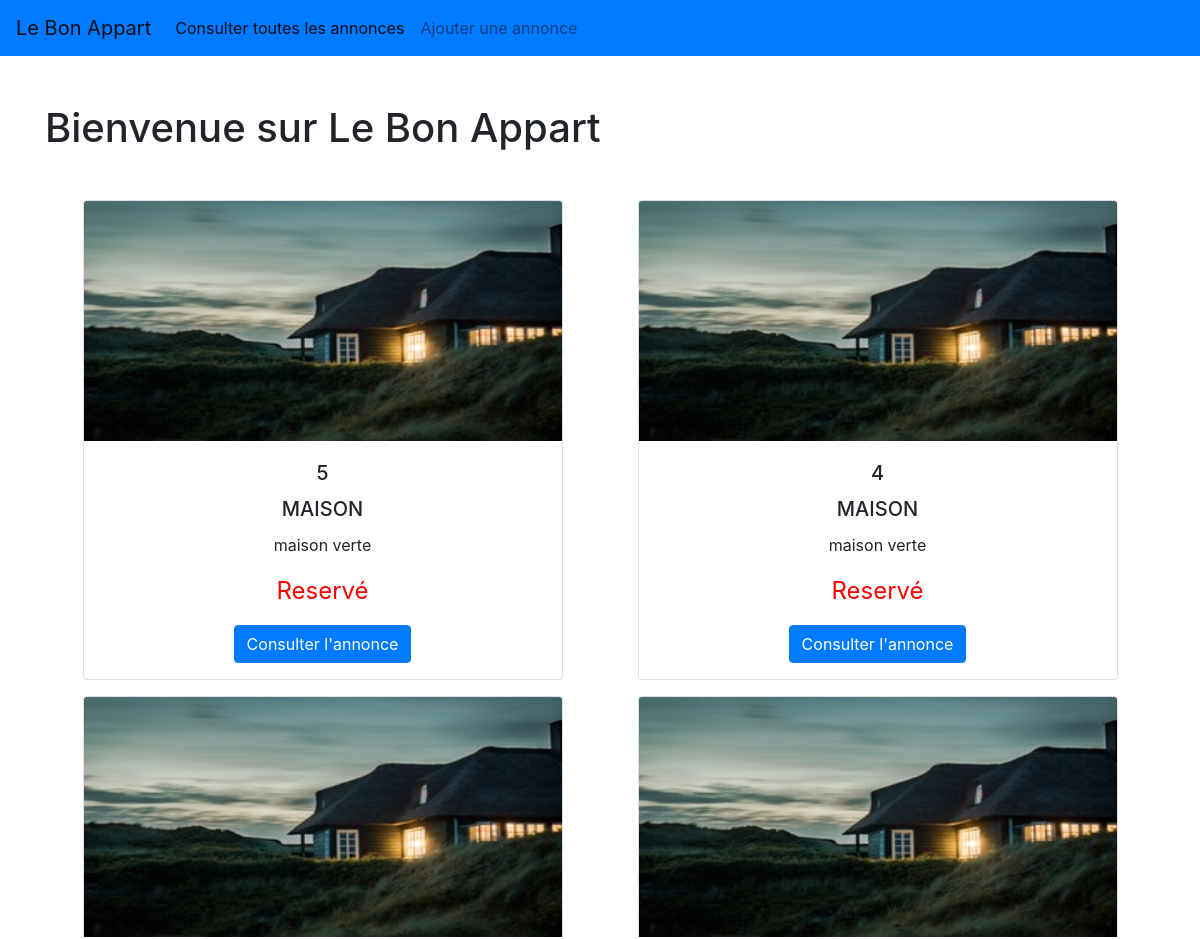
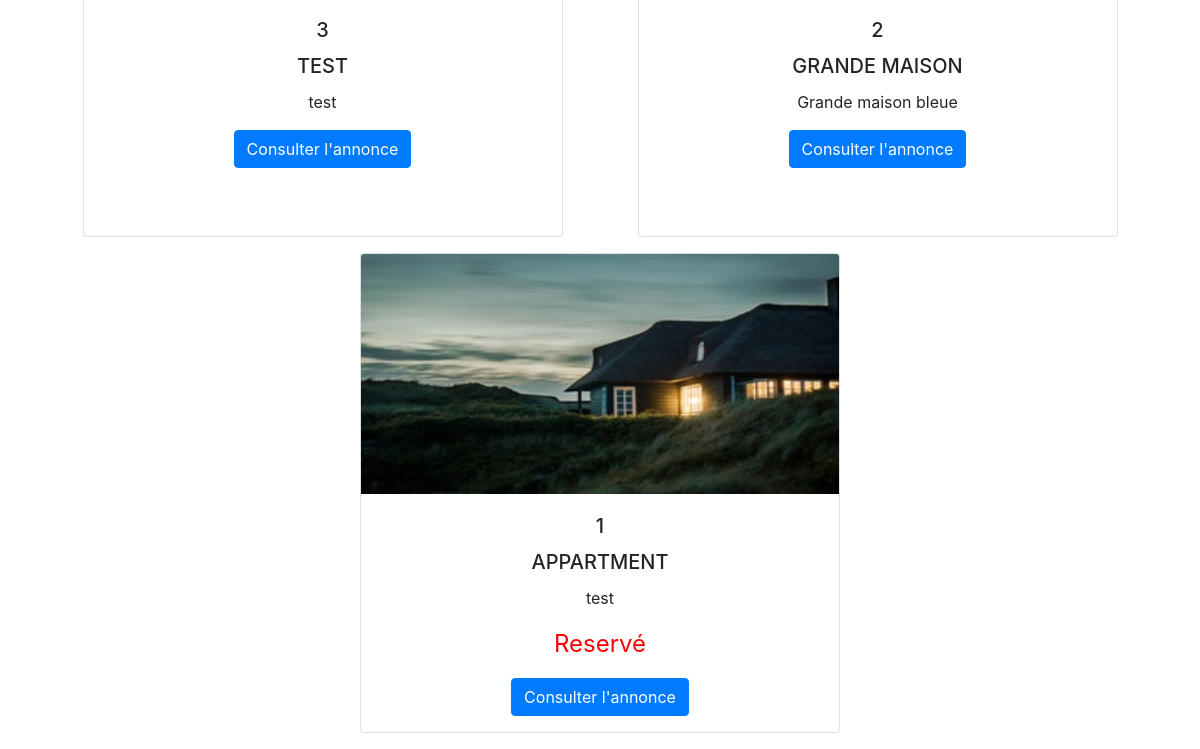
Before: / with the older database file (2 pictures, top to bottom).
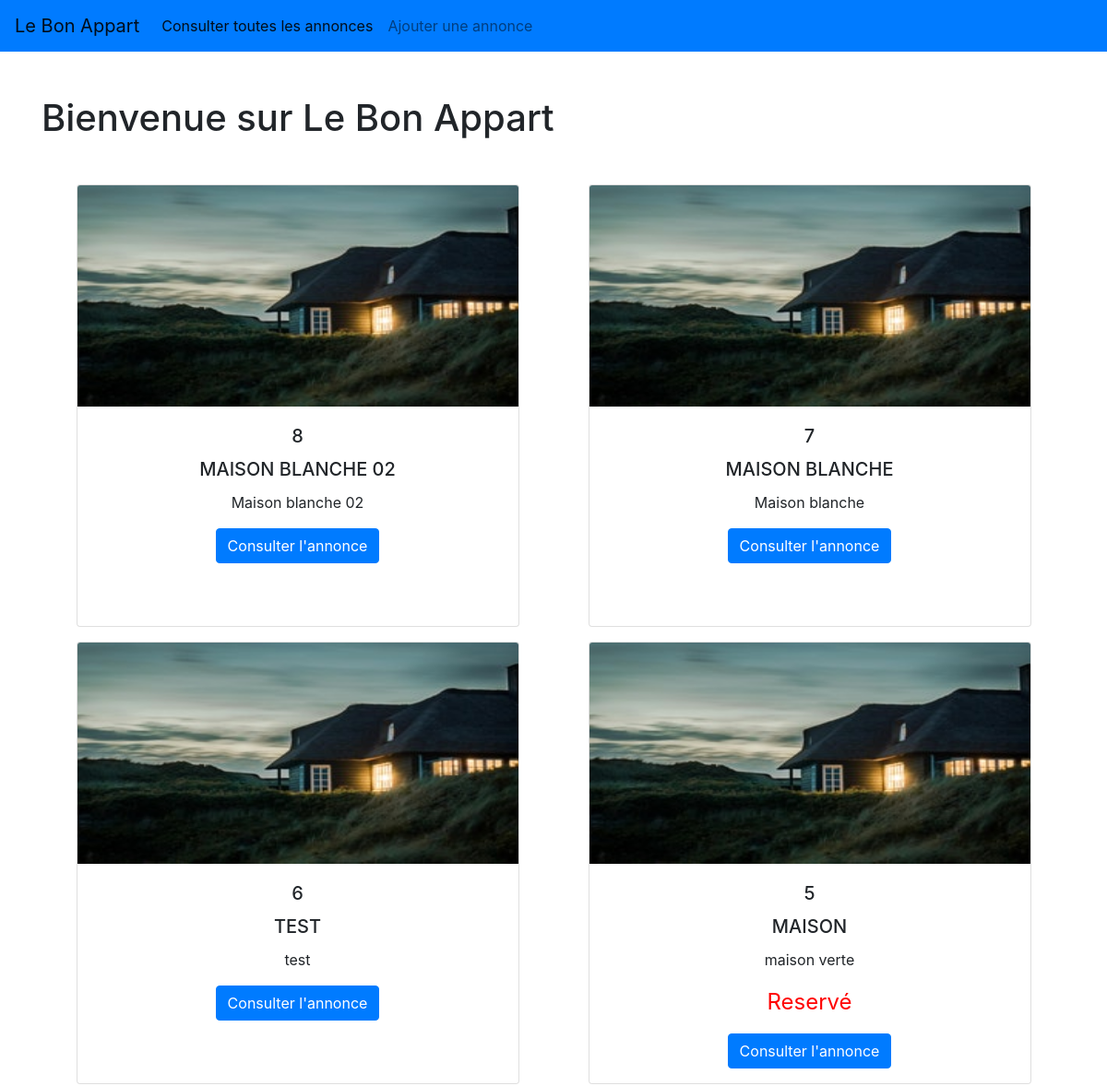
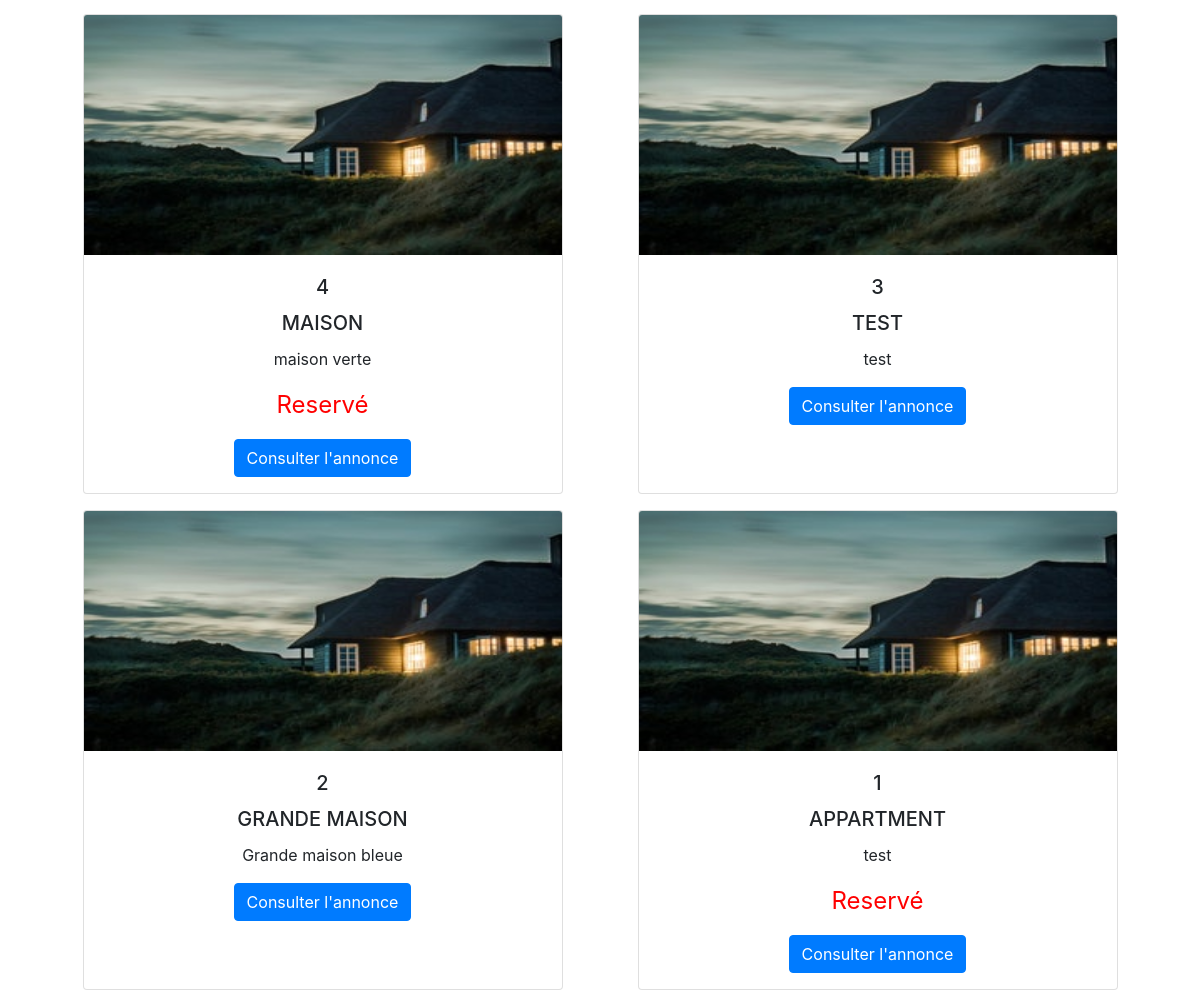
After: the same page with the newer database file (2 pictures, top to bottom).
### tables this page shows
CREATE TABLE `advert` (
  `id` int(11) NOT NULL,
  `title` varchar(50) NOT NULL,
  `description` text NOT NULL,
  `postal_code` int(11) NOT NULL,
  `city` varchar(50) NOT NULL,
  `type` varchar(50) NOT NULL,
  `price` int(11) NOT NULL,
  `reservation_message` varchar(50) DEFAULT NULL,
  `reserved` tinyint(1) NOT NULL
);

### index.php (the view)
<?php
require "inc/init.inc.php";
$requete = $connexion->query("SELECT * FROM advert ORDER BY  id DESC LIMIT 15");
if ($requete) {
    $adverts = $requete->fetchAll(PDO::FETCH_ASSOC);
} else {
    $_SESSION["danger"] = "Erreur lors de la récuperation des produits";
}
include "vues/header.html.php";
?>
<div class="card-row d-flex flex-wrap justify-content-around ">
    <?php foreach ($adverts as $adverts) : ?>
        <div class="card  text-center mb-3 mx-3 " style="height: 30rem; width: 30rem">
            <img class="card-img-top" style="height: 15rem" src="/assets/img/home.jpg" alt="Card image cap">
            <div class="card-body">
                <h5 class="card-title"><?= $adverts["id"] ?></h5>
                <h5 class="card-title"><?= strtoupper($adverts["title"]) ?></h5>
                <p class="card-text"><?= $adverts["description"] ?></p>
                <p class="card-text reserved"><?= $adverts["reserved"] ? 'Reservé' : '' ?> </p>
                <a href="details_advert.php?id=<?= $adverts["id"] ?>" class="btn btn-primary">Consulter l'annonce</a>
            </div>
        </div>
    <?php endforeach ?>
</div>
<?php
include "vues/footer.html.php";

### vues/header.html.php (shortened to what this page needs)
<!DOCTYPE html>
<html lang="fr">
<head>
    <link rel="stylesheet" href="https://cdn.jsdelivr.net/npm/bootstrap@4.6.1/dist/css/bootstrap.min.css">
    <link rel="stylesheet" href="https://cdnjs.cloudflare.com/ajax/libs/font-awesome/6.1.1/css/all.min.css" />
    <link rel="stylesheet" href="/assets/css/style.css" />
</head>
<body>
    <nav class="navbar navbar-expand-lg navbar-light bg-primary mb-5">
        <a class="navbar-brand" href="/">Le Bon Appart</a>
        <div class="collapse navbar-collapse" id="navbarNav">
            <ul class="navbar-nav">
                <li class="nav-item active">
                    <a class="nav-link" href="list_advert.php">Consulter toutes les annonces <span class="sr-only">(current)</span></a>
                </li>
                <li class="nav-item">
                    <a class="nav-link" href="add_advert.php">Ajouter une annonce</a>
                </li>
            </ul>
        </div>
    </nav>
    <div class="container">
        <h1 class="mb-5"><?= $h1 ?? "Bienvenue sur Le Bon Appart" ?></h1>

### vues/footer.html.php
    </div>
</body>
</html>

### assets/css/style.css (style rules this page uses)
.reserved { color: red; font-size: 1.5rem; }

Changed rows visible on the page:
added advert: id "8", title "MAISON BLANCHE 02", description "Maison blanche 02"
added advert: id "7", title "MAISON BLANCHE", description "Maison blanche"
added advert: id "6", title "TEST", description "test"
